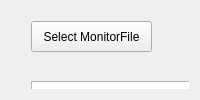
         <widget class="QWidget" name="Show_Monitor">
          <attribute name="title">
           <string>Monitor</string>
          </attribute>
          <layout class="QHBoxLayout" name="horizontalLayout_9">
           <item>
            <widget class="QWidget" name="Monitor" native="true">
             <widget class="QWidget" name="panel" native="true">
              <property name="geometry">
               <rect>
                <x>10</x>
                <y>-10</y>
                <width>300</width>
                <height>939</height>
               </rect>
              </property>
              <property name="maximumSize">
               <size>
                <width>300</width>
                <height>16777215</height>
               </size>
              </property>
              <widget class="QPushButton" name="Btn_SelectMonitor">
               <property name="geometry">
                <rect>
                 <x>10</x>
                 <y>20</y>
                 <width>121</width>
                 <height>31</height>
                </rect>
               </property>
               <property name="text">
                <string>Select MonitorFile</string>
               </property>
              </widget>
              <widget class="QListWidget" name="listWidget">
               <property name="geometry">
                <rect>
                 <x>10</x>
                 <y>80</y>
                 <width>271</width>
                 <height>421</height>
                </rect>
               </property>
              </widget>
              <widget class="QPushButton" name="Btn_AutoScale">
               <property name="geometry">
                <rect>
                 <x>20</x>
                 <y>540</y>
                 <width>101</width>
                 <height>31</height>
                </rect>
               </property>
               <property name="text">
                <string>AutoScale</string>
               </property>
              </widget>
              <widget class="QPushButton" name="Btn_ManualScale">
               <property name="geometry">
                <rect>
                 <x>170</x>
                 <y>540</y>
                 <width>101</width>
                 <height>31</height>
                </rect>
               </property>
               <property name="text">
                <string>ManualScale</string>
               </property>
              </widget>
              <widget class="QWidget" name="layoutWidget_2">
               <property name="geometry">
                <rect>
                 <x>20</x>
                 <y>690</y>
                 <width>261</width>
                 <height>51</height>
                </rect>
               </property>
               <layout class="QHBoxLayout" name="horizontalLayout_13">
                <item>
                 <widget class="QLabel" name="label_19">
                  <property name="text">
                   <string>Range Y:</string>
                  </property>
                 </widget>
                </item>
                <item>
                 <spacer name="horizontalSpacer_4">
                  <property name="orientation">
                   <enum>Qt::Horizontal</enum>
                  </property>
                  <property name="sizeType">
                   <enum>QSizePolicy::Fixed</enum>
                  </property>
                  <property name="sizeHint" stdset="0">
                   <size>
                    <width>50</width>
                    <height>20</height>
                   </size>
                  </property>
                 </spacer>
                </item>
                <item>
                 <widget class="QLineEdit" name="Line_SetRangeY"/>
                </item>
               </layout>
              </widget>
              <widget class="QWidget" name="">
               <property name="geometry">
                <rect>
                 <x>20</x>
                 <y>620</y>
                 <width>261</width>
                 <height>51</height>
                </rect>
               </property>
               <layout class="QHBoxLayout" name="horizontalLayout_10">
                <item>
                 <widget class="QLabel" name="label_16">
                  <property name="text">
                   <string>Range X:</string>
                  </property>
                 </widget>
                </item>
                <item>
                 <spacer name="horizontalSpacer">
                  <property name="orientation">
                   <enum>Qt::Horizontal</enum>
                  </property>
                  <property name="sizeType">
                   <enum>QSizePolicy::Fixed</enum>
                  </property>
                  <property name="sizeHint" stdset="0">
                   <size>
                    <width>50</width>
                    <height>20</height>
                   </size>
                  </property>
                 </spacer>
                </item>
                <item>
                 <widget class="QLineEdit" name="Line_SetRangeX"/>
                </item>
               </layout>
              </widget>
             </widget>
            </widget>
           </item>
          </layout>
         </widget>
